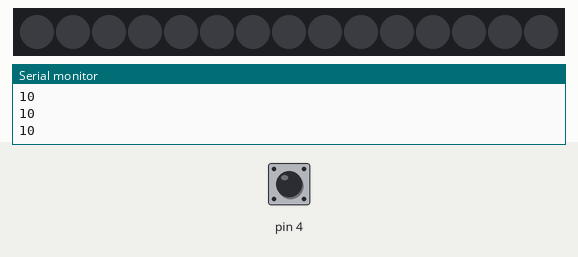
The sketch below on a simulated Arduino Uno, built with avr-gcc and run on an emulated ATmega328P. Parts: 15 RGB LEDs in strip order, left to right, the last lines printed to the serial monitor. The inputs (shaded band) are chosen by the test bench; at power-on: pin 4 HIGH. The strip is taken to match the declared colour order.

Above: at 1.2 s.
1.3 s: pin 4 pulled LOW for 0.15 s
At 1.39 s:
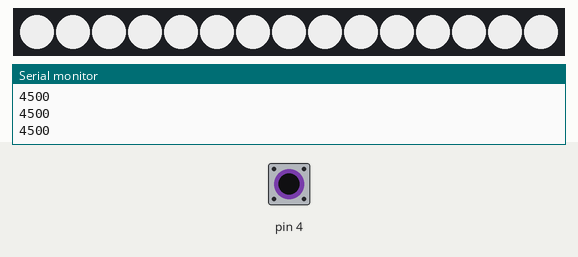
2.9 s: pin 4 pulled LOW for 3.2 s
Timing chart, 0 to 5.9 s (numbered marks = the images above; inputs shaded):
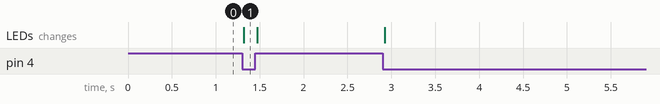

Measured:
- after the input at 1.3 s, the LEDs: change at once (image 1)

The sketch:

CapacitiveDisplay.ino
```cpp
#include <CapacitiveSensor.h>
#include <Adafruit_NeoPixel.h>

// Sensor
#define SENSIN 2
#define SENSOUT 4
CapacitiveSensor   capsens = CapacitiveSensor(SENSIN,SENSOUT);
int rangeMin = 700 ;  // rangeMin and rangeMax must be adapt in function of the wanted behavior (more or less sensitivity)
int rangeMax = 2000 ;

// Led strip
#define DIN 8          // pin controling the led strip behavior
#define NPIX   15      // number of pixels used in the strip
Adafruit_NeoPixel strip = Adafruit_NeoPixel(NPIX, DIN, NEO_RGB + NEO_KHZ800);  // replace NEO_RGB by NEO_GRBW if colors are not right

void setup() {
  //led strip setup
  strip.begin(); // This initializes the NeoPixel library.
  strip.show();  // Initialize all pixels to 'off'

  capsens.set_CS_AutocaL_Millis(0xFFFFFFFF);
  Serial.begin(9600);
}

void loop() {
  // Sens values
  long val_ =  capsens.capacitiveSensor(30);
  Serial.println(val_);
  delay(10);

  // Map values
  val_ = map(val_,rangeMin, rangeMax, 0, NPIX);
  val_ = constrain(val_, 0, NPIX);

  // Set strip display
  stripOff();                                           // turn off all leds
  for(int i=0; i<val_; i++){
    // colors are set based on the Red-Green-Blue code with values constrained between 0 and 255
    strip.setPixelColor(i, strip.Color(200,200,200));
  }

  // Display leds
  strip.show();
  delay(5);
}

void stripOff(){
  for(int i=0; i<NPIX; i++){
    strip.setPixelColor(i, strip.Color(0,0,0)); // set color to black
  }
}
```
